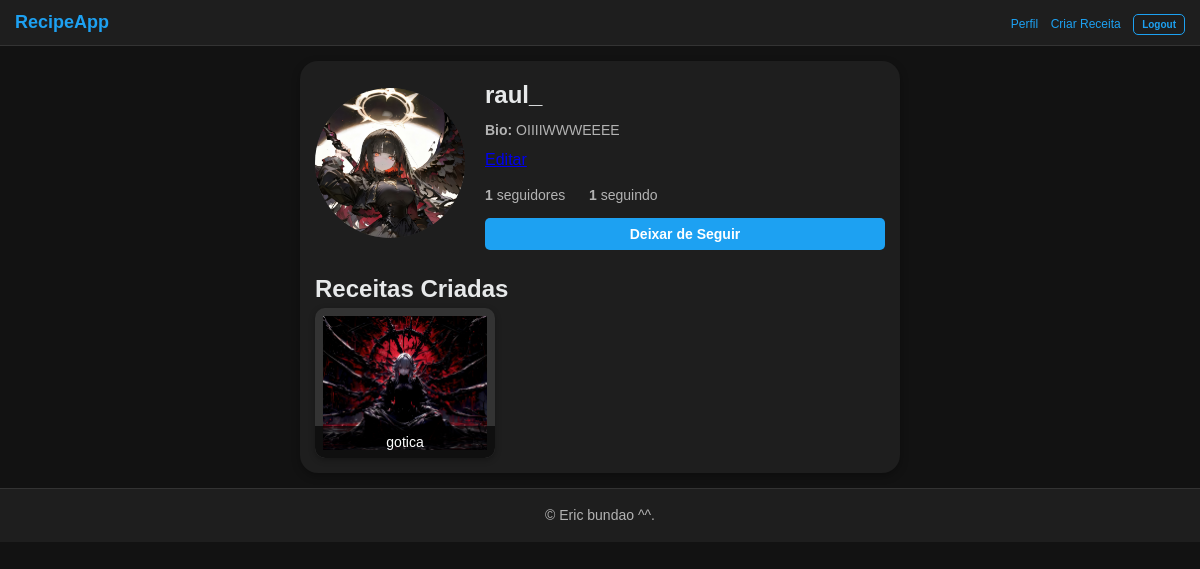
The page /profile/raul_/ (signed in) on the database its author committed.
### recipes/models.py (models this page shows, shortened)
class Profile(models.Model):
    user = models.OneToOneField(User, on_delete=models.CASCADE)
    bio = models.TextField(blank=True)
    profile_picture = models.ImageField(upload_to='profile_pics/', blank=True, null=True)  # Opcional

class Recipe(models.Model):
    title = models.CharField(max_length=200)
    description = models.TextField()
    ingredients = models.TextField()
    instructions = models.TextField()
    author = models.ForeignKey(User, on_delete=models.CASCADE, related_name='recipes')
    created_at = models.DateTimeField(auto_now_add=True)
    likes = models.ManyToManyField(User, related_name='liked_recipes', blank=True)
    image = models.ImageField(upload_to='recipe_images/', blank=True, null=True)  # Opcional

### recipes/views.py (the view)
# urls.py: path('profile/<str:username>/', views.profile, name='profile'),
@login_required
def profile(request, username):
    user = get_object_or_404(User, username=username)
    profile = get_object_or_404(Profile, user=user)
    recipes = user.recipes.all()  # Receitas criadas pelo usuário
    following_count = Follow.objects.filter(follower=user).count()
    following_users = Follow.objects.filter(follower=user).values_list('followed', flat=True)
    followers_count = Follow.objects.filter(followed=user).count()
    followers_users = Follow.objects.filter(followed=user).values_list('follower', flat=True)
    is_following = False
    if request.user.is_authenticated:
        is_following = Follow.objects.filter(follower=request.user, followed=user).exists()
    return render(request, 'recipes/profile.html', {
        'profile': profile,
        'recipes': recipes,
        'is_following': is_following,
        'following_count': following_count,
        'followers_count': followers_count,
        'following_users': User.objects.filter(id__in=following_users),
        'followers_users': User.objects.filter(id__in=followers_users)
    })

### recipes/templates/recipes/profile.html (shortened to what this page needs)
{% extends 'recipes/base.html' %}
{% block content %}
<div class="profile-container">
    <div class="profile-header">
        <div class="profile-picture">
            {% if profile.profile_picture %}
                <img src="{{ profile.profile_picture.url }}" alt="Foto de Perfil" class="rounded-image">
            {% else %}
                <div class="default-profile-picture">📷</div>
            {% endif %}
        </div>
        <div class="profile-info">
            <h1>{{ profile.user.username }}</h1>
            <p><strong>Bio:</strong> {{ profile.bio }}</p>
            <a href="{% url 'edit_profile' %}">Editar</a>
            <div class="follow-stats">
                <span>
                    <strong>{{ followers_count }}</strong> seguidores
                </span>
                <span>
                    <strong>{{ following_count }}</strong> seguindo
                </span>
            </div>
            {% if user.is_authenticated and user != profile.user %}
                <form method="post" action="{% url 'follow_user' profile.user.username %}">
                    {% if is_following %}
                        <button type="submit" class="follow-button">Deixar de Seguir</button>
                    {% else %}
                        <button type="submit" class="follow-button">Seguir</button>
                    {% endif %}
                </form>
            {% endif %}
        </div>
    </div>
    <h2>Receitas Criadas</h2>
    <div class="recipe-grid">
        {% for recipe in recipes %}
            <div class="recipe-card">
                <a href="{% url 'recipe_detail' recipe.pk %}">
                    {% if recipe.image %}
                        <img src="{{ recipe.image.url }}" alt="Imagem da Receita" class="recipe-image">
                    {% else %}
                        <div class="no-image">Sem Imagem</div>
                    {% endif %}
                    <div class="recipe-title">{{ recipe.title }}</div>
                </a>
            </div>
        {% empty %}
            <p>Nenhuma receita disponível.</p>
        {% endfor %}
    </div>
</div>
{% endblock %}

### recipes/static/css/style.css (style rules this page uses)
* { margin: 0; padding: 0; box-sizing: border-box; }
body { font-family: Arial, sans-serif; background-color: #121212; color: #e7e9ea; line-height: 1.6; min-height: 100vh; }
.recipe-card { background-color: #1e1e1e; border-radius: 108px; padding: 8px; box-shadow: 0 2px 6px rgba(0, 0, 0, 0.3); }
.recipe-image { width: 100%; height: 100%; object-fit: cover; transition: transform 0.3s ease; }
form { display: flex; flex-direction: column; gap: 10px; }
form input, form textarea, form button { padding: 10px; border: 1px solid #333; border-radius: 5px; background-color: #1e1e1e; color: #e7e9ea; font-size: 16px; }
form button { background-color: #aeaeae; border: none; color: white; cursor: pointer; font-weight: bold; }
.profile-header { display: flex; align-items: center; margin-bottom: 20px; }
.profile-picture { width: 150px; height: 150px; border-radius: 50%; overflow: hidden; margin-right: 20px; background-color: #333; }
.profile-picture img { width: 100%; height: 100%; object-fit: cover; }
.profile-info { flex-grow: 1; }
.profile-info h1 { margin: 0; font-size: 24px; color: #e7e9ea; }
.profile-info p { margin: 5px 0; font-size: 14px; color: #b3b3b3; }
.follow-stats { margin-top: 10px; }
.follow-stats span { margin-right: 20px; font-size: 14px; color: #b3b3b3; }
.follow-button { background-color: #1da1f2; color: white; border: none; padding: 8px 15px; border-radius: 5px; cursor: pointer; font-size: 14px; margin-top: 10px; }
.recipe-grid { display: grid; grid-template-columns: repeat(3, 1fr); gap: 15px; }
.recipe-card { position: relative; width: 100%; height: 150px; overflow: hidden; border-radius: 10px; background-color: #333; }
.recipe-image { width: 100%; height: 100%; object-fit: cover; }
.recipe-title { position: absolute; bottom: 0; left: 0; right: 0; background-color: rgba(0, 0, 0, 0.7); color: white; padding: 5px; text-align: center; font-size: 14px; border-bottom-left-radius: 10px; border-bottom-right-radius: 10px; }

### rows shown on the page
Profile: profile_picture (picture), user.username "raul_", bio "OIIIIWWWEEEE"
Recipe: image (picture), title "gotica"

### other values the page prints
{{ followers_count }} "1"
{{ following_count }} "1"
